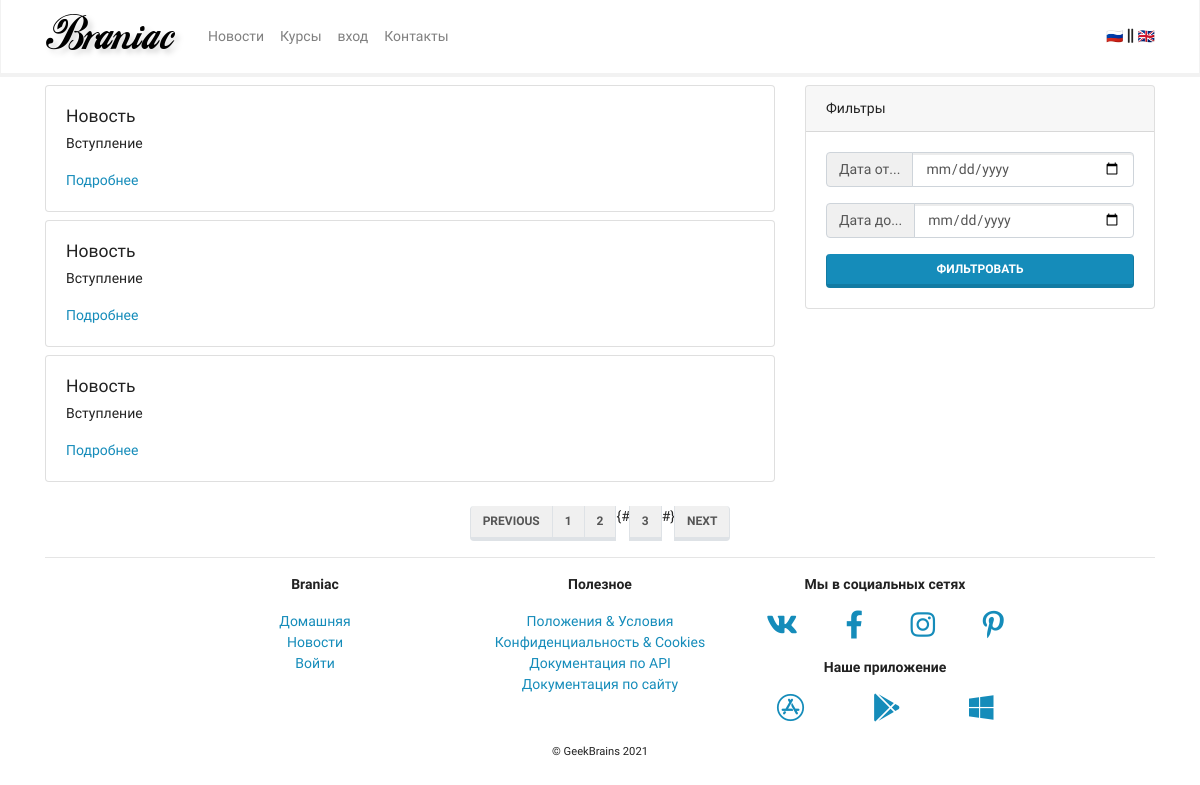
The page /mainapp/news/ on the database its author committed.
### mainapp/models.py (models this page shows, shortened)
class BaseModel(models.Model):
    created_at = models.DateTimeField(auto_now_add=True, verbose_name='Дата создания')
    updated_at = models.DateTimeField(auto_now=True, verbose_name='Дата последнего изменения')
    deleted = models.BooleanField(default=False, verbose_name="Удален")
    class Meta:
        abstract = True
        ordering = ('-created_at',)

class News(BaseModel):
    title = models.CharField(max_length=255, verbose_name='Заголовок')
    preamble = models.CharField(max_length=1000, verbose_name='Вступление')
    body = models.TextField(verbose_name="Содержимое")
    body_as_markdown = models.BooleanField(default=False, verbose_name="Способ разметки")
    class Meta:
        verbose_name = 'Новость'
        verbose_name_plural = 'Новости'

### mainapp/views.py (the view)
# urls.py: path('news/', views.NewsListView.as_view(), name='news'),
class NewsListView(ListView):
    model = News
    paginate_by = 5
    def get_queryset(self):
        return super().get_queryset().filter(deleted=False)

### mainapp/context_processor.py (called while the page is built)
def my_context_processor(request):
    return {
        'omg': 'wtf'
    }

### mainapp/templates/mainapp/news_list.html (shortened to what this page needs)
{% extends 'mainapp/base.html' %}
{% block content %}
<div class="row">
    <div class="col-lg-8">
        {% for item in object_list %}
        <div class="card my-2">
            <div class="card-body">
                <h5 class="card-title">{{ item.title }}</h5>
                <p class="card-text">{{ item.preamble }}</p>
                <div class="row">
                    <div class="col">
                        <a href="{% url 'mainapp:news_detail' pk=item.pk %}"
                           class="card-link">Подробнее</a>
                    </div>
                </div>
            </div>
        </div>
        {% endfor %}
    </div>
    <div class="col-lg-4">
        <div class="card my-2 sticky-top">
            <div class="card-header">
                Фильтры
            </div>
            <div class="card-body">
                <form action="">
                    <div class="input-group mb-3">
                        <div class="input-group-prepend">
                            <span class="input-group-text" id="basic-addon1">Дата от...</span>
                        </div>
                        <input type="date" class="form-control" name="dateFrom">
                    </div>
                    <div class="input-group mb-3">
                        <div class="input-group-prepend">
                            <span class="input-group-text" id="basic-addon1">Дата до...</span>
                        </div>
                        <input type="date" class="form-control" name="dateTo">
                    </div>
                    <button type="submit"
                            class="btn btn-primary btn-block">Фильтровать
                    </button>
                </form>
            </div>
        </div>
    </div>
</div>
<div class="row justify-content-center align-items-center mt-3 mb-n3">
    <nav aria-label="Page navigation example">
        <ul class="pagination">
            <li class="page-item"><a class="page-link" href="#">Previous</a></li>
            <li class="page-item"><a class="page-link" href="#">1</a></li>
            <li class="page-item"><a class="page-link" href="#">2</a></li>
            {#
            <li class="page-item"><a class="page-link" href="#">3</a></li>
            #}
            <li class="page-item"><a class="page-link" href="#">Next</a></li>
        </ul>
    </nav>
</div>
{% endblock content %}

### rows shown on the page
News: title "Новость", preamble "Вступление"
News: title "Новость", preamble "Вступление"
News: title "Новость", preamble "Вступление"
